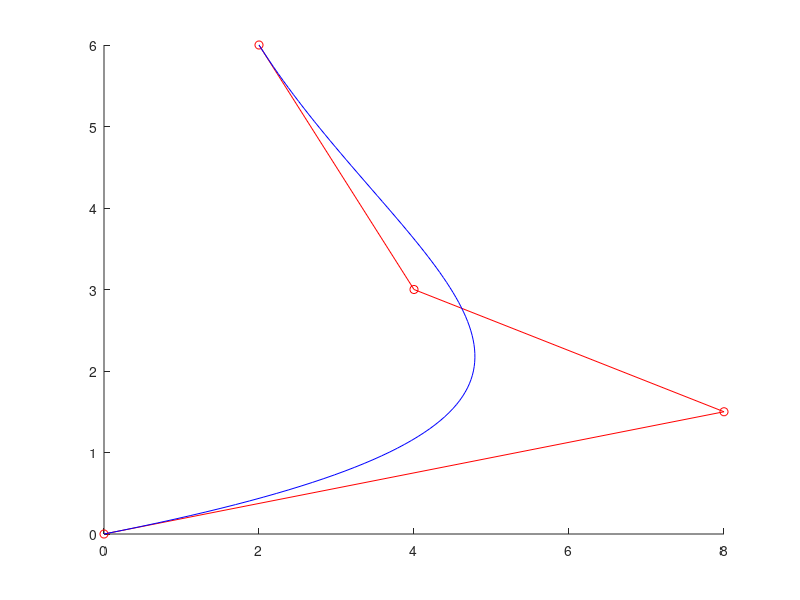

Source code (MATLAB):
clc;clear;close all
% the purpose of this script is to demonstrate bezier curve. 
% all points in this script are column vectors
P1 = [0;0];
P2 = [8;1.5];
P3 = [4;3];
P4 = [2;6];
n = 3;
res = 101;
t = linspace(0,1,res)';

switch n
  case 2
    Bmat = [1 0 0;-2 2 0;1 -2 1];
  case 3
    Bmat = [1 0 0 0;-3 3 0 0;3 -6 3 0;-1 3 -3 1];
end

Bx = [1+0*t,t,t.^2,t.^3]*Bmat...
  *[P1(1);P2(1);P3(1);P4(1)];
By = [1+0*t,t,t.^2,t.^3]*Bmat...
  *[P1(2);P2(2);P3(2);P4(2)];




hold on
plot([P1(1) P2(1) P3(1) P4(1)],[P1(2) P2(2) P3(2) P4(2)],'ro-')
plot(Bx,By,'b-')
